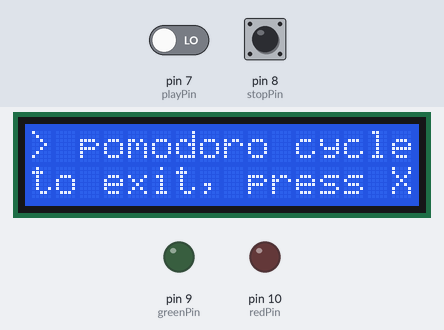
Bench run of a sketch on a simulated Arduino Uno, built with avr-gcc and run on an emulated ATmega328P. Shown: 16×2 character LCD, output pins drawn as LEDs (lit = HIGH). The inputs (shaded band) are chosen by the test bench; at power-on: pin 7 (playPin) LOW, pin 8 (stopPin) LOW.

Above: at 6.2 s.
6.3 s: pin 7 (playPin) driven HIGH
At 7.1 s:
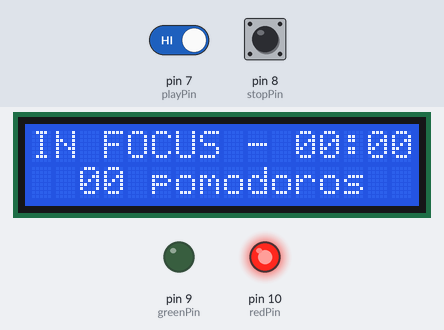
9.3 s: pin 8 (stopPin) pulled HIGH for 0.15 s
At 11.3 s:
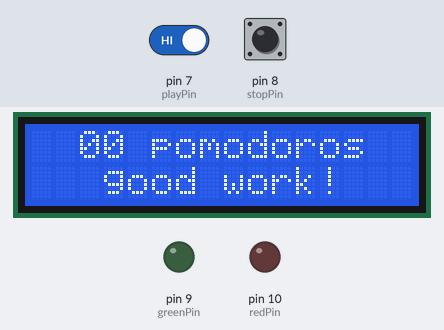
At 16.5 s:
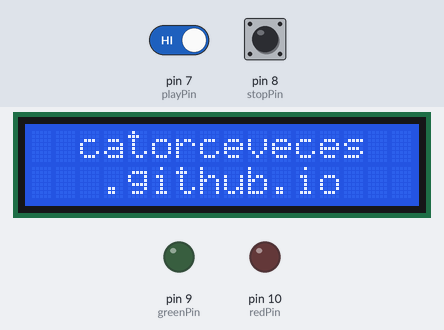
Timing chart, 0 to 18.0 s (numbered marks = the images above; inputs shaded):
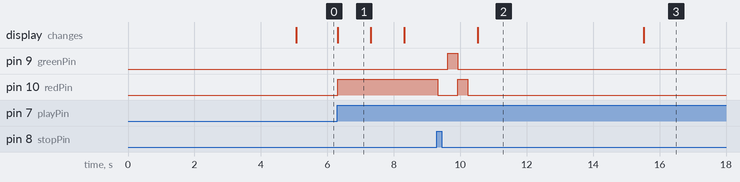

Measured:
- after the input at 6.3 s, pin 10 (redPin): LOW → HIGH at once; the display: changes at once (image 1)
- after the input at 9.3 s, pin 9 (greenPin): LOW → HIGH after 0.32 s, → LOW 0.30 s later; pin 10 (redPin): HIGH → LOW at once, → HIGH 0.60 s later, → LOW 0.30 s later; the display: changes after 1.2 s (image 2)
- what the display in image 1 shows lasts 1.0 s, from 6.3 s to 7.3 s
- what the display in image 2 shows lasts 5.0 s, from 10.5 s to 15.5 s

The sketch:

pomobox.ino
```cpp
#include <LiquidCrystal.h>                  // incluir libreria LCD

const int rs = 12, en = 11, d4 = 5, d5 = 4, d6 = 3, d7 = 2; // inicializar LCD
LiquidCrystal lcd(rs, en, d4, d5, d6, d7);

int playPin = 7;    // pin de play
int stopPin = 8;    // pin de stop
int greenPin = 9;   // pin de led
int redPin = 10;    // pin de led

int pomoState = LOW;      // check instance
int currentPlay;          // estado de play
int currentStop;          // estado de stop
int previousPlay = HIGH;

int minutes;
int seconds;
int periods;
char timeline[16];
char trackperiods[16];

boolean onBreak = false;

void setup() {

  pinMode(greenPin, OUTPUT);
  pinMode(redPin, OUTPUT);
  pinMode(playPin, INPUT);
  pinMode(stopPin, INPUT);

  lcd.begin(16, 2);       // set up the lcd number of columns and rows
  lcd.setCursor(4,0);
  lcd.print("POMO-BOX");  // 8 char
  lcd.setCursor(5,1);
  lcd.print("v. 1.0");    //  6 char
  delay(5000);            // pausa de cinco segundos hasta entrar al menu principal

  menu();

}

void menu() {
  lcd.clear();
  lcd.setCursor(0, 0);
  lcd.print("> pomodoro cycle");
  lcd.setCursor(0, 1);
  lcd.print("to exit, press X");

  minutes = 0;          // asigna valores a las variables acá por si el usuario cancela la sesión luego
  seconds = 0;          // y se reinicia el programa volviendo a la función menu()
  periods = 0;
  onBreak = false;
}

void loop() {

  currentPlay = digitalRead(playPin);

  if (currentPlay == HIGH && previousPlay == HIGH) {

    if (pomoState == LOW) {

      pomoState = HIGH;
      currentStop = digitalRead(stopPin);

      while (digitalRead(stopPin) == currentStop) {                         // inicia ciclo de pomodoros, que debe estructurarse enteramente con sentencias if / else
                                                                            // ya que, de otro modo, no podría leer (adentro de un loop) el botón de stop
        if (onBreak == false) {

          // cuenta un pomodoro y termina con periods++ y onBreak = true

              lcd.clear();
              lcd.setCursor(0, 0);
              lcd.print("IN FOCUS - ");
              lcd.setCursor(11, 0);
              sprintf(timeline, "%0.2d:%0.2d", minutes, seconds);
              lcd.print(timeline);

              lcd.setCursor(2, 1);
              sprintf(trackperiods, "%0.2d pomodoros", periods);
              lcd.print(trackperiods);

              digitalWrite(greenPin, LOW);
              digitalWrite(redPin, HIGH);

              delay(1000);
              seconds++;

              if (seconds > 59) {
                seconds = 0;
                minutes++;
              }

              else if (minutes > 25) {
                periods ++;
                minutes = 0;
                seconds = 0;
                onBreak = true;
              }
        }

        else if (onBreak == true && periods % 4 !=0) {

          // cuenta un descanso breve y termina con onBreak = false

          lcd.clear();
          lcd.setCursor(0, 0);
          lcd.print("ON BREAK - ");
          lcd.setCursor(11, 0);
          sprintf(timeline, "%0.2d:%0.2d", minutes, seconds);
          lcd.print(timeline);

          lcd.setCursor(2, 1);
          sprintf(trackperiods, "%0.2d pomodoros", periods);
          lcd.print(trackperiods);

          digitalWrite(redPin, LOW);
          digitalWrite(greenPin, HIGH);

          delay(1000);
          seconds++;

          if (seconds > 59) {
            seconds = 0;
            minutes++;
          }

          else if (minutes > 5) {
            minutes = 0;
            seconds = 0;
            onBreak = false;
          } continue;
        }

        else if (onBreak == true && periods % 4 == 0) {

          // cuenta un descanso largo y termina con onBreak = false

          lcd.clear();
          lcd.setCursor(0, 0);
          lcd.print("ON BREAK - ");
          lcd.setCursor(11, 0);
          sprintf(timeline, "%0.2d:%0.2d", minutes, seconds);
          lcd.print(timeline);

          lcd.setCursor(2, 1);
          sprintf(trackperiods, "%0.2d pomodoros", periods);
          lcd.print(trackperiods);

          digitalWrite(redPin, LOW);
          digitalWrite(greenPin, HIGH);

          delay(1000);
          seconds++;

          if (seconds > 59) {
            seconds = 0;
            minutes++;
          }

          else if (minutes > 20) {
            minutes = 0;
            seconds = 0;
            onBreak = false;
          }

        }

      }

    if (digitalRead(stopPin) != currentStop) {                  // lectura del botón de stop

        pomoState = LOW;

        digitalWrite(redPin, LOW);
        digitalWrite(greenPin, LOW);
        delay(300);
        digitalWrite(greenPin, HIGH);
        delay(300);
        digitalWrite(greenPin, LOW);
        digitalWrite(redPin, HIGH);
        delay(300);
        digitalWrite(redPin, LOW);
        delay(300);


        lcd.clear();
        lcd.setCursor(2, 0);
        sprintf(trackperiods, "%0.2d pomodoros", periods);
        lcd.print(trackperiods);
        lcd.setCursor(3, 1);
        lcd.print("good work!");

        delay(5000);

        lcd.clear();
        lcd.setCursor(2, 0);
        lcd.print("catorceveces");
        lcd.setCursor(3, 1);
        lcd.print(".github.io");

        delay(10000);

        menu();                                                 // vuelve al menú inicial y reinicia los valores de ciclo a 0
      }

    }

  }

  previousPlay = currentPlay;

}
```
